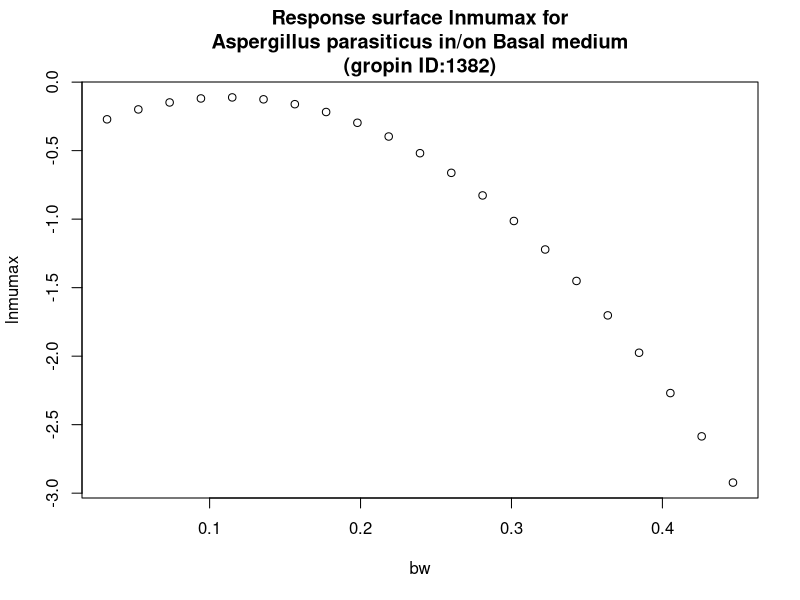

Write the R code that produced this figure.
#############################
# start of Parameter script
#############################
bw <- seq(0.032032,0.446753246753247,length.out=21)
#############################
# end of Parameter script
#############################
############################# 
# start of Model script Gropin ID 1382 
#############################
 
# constant coefficients for this model
 
variables <- data.frame(bw)
argumentsPar <- expand.grid(variables)
 
# heart of the model
response_surface <- function(bw) {
   mumax <-(-0.4256+5.615*bw-25.08*bw^2)

return(mumax=mumax)
} 

# output parameters
responseSurface <- cbind(argumentsPar,response_surface(argumentsPar['bw']))
colnames(responseSurface) <- c(colnames(argumentsPar),'lnmumax')
#############################
# End of Model script
#############################
############################# 
# start of Visualisation script Gropin ID 1382 
#############################
plot(bw,responseSurface$'lnmumax',xlab='bw',
                          ylab='lnmumax',main='Response surface lnmumax for
Aspergillus parasiticus in/on Basal medium
(gropin ID:1382)')
#############################
# End of Visualisation script
#############################
